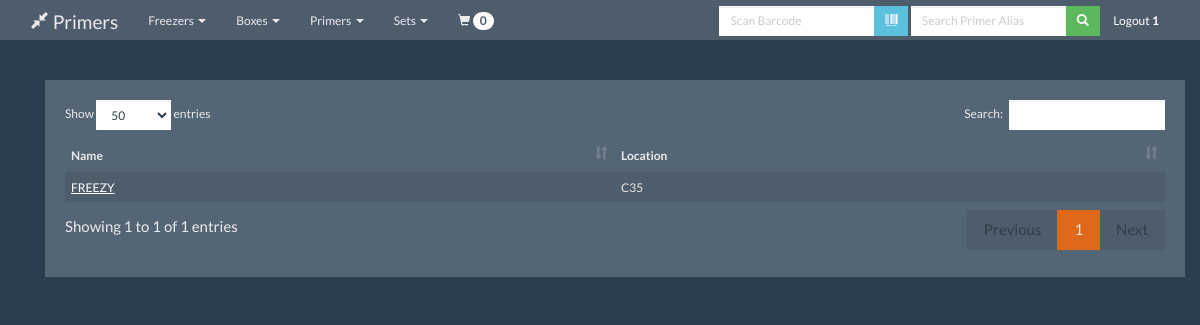
Page /freezer/view (signed in) on the earlier database version.
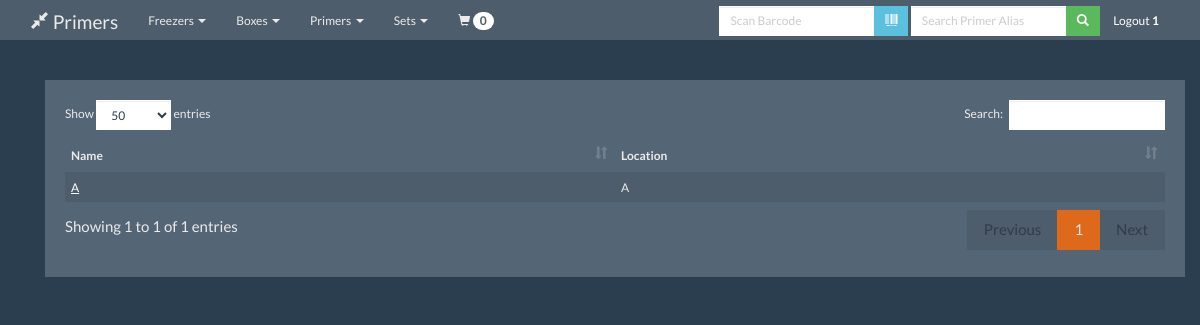
Same page on the later database version.
### app/models.py (models this page shows, shortened)
class Freezers(db.Model):
    id = db.Column(db.Integer, primary_key=True)
    name = db.Column(db.String(20), unique=False)
    location = db.Column(db.String(20), unique=False)
    user = db.Column(db.Integer, db.ForeignKey('users.id'), nullable=False)
    user_rel = db.relationship("Users", lazy='joined', foreign_keys=[user])

### app/mod_freezer/views.py (the view)
@freezer.route('/view', methods=['GET', 'POST'])
@login_required
@admin_required
def view_freezers(message=None,modifier=None):
    freezers = Freezers.query.all()
    return render_template('view_freezers.html',freezers=freezers,message=message,modifier=modifier)

### app/mod_admin/queries.py (called while the page is built)
def get_user_id_by_username(s, username):
    user = s.query(Users).filter_by(username=username).values(Users.username, Users.id)
    for i in user:
        return i.id

def check_if_admin(s,username):
    user_id = get_user_id_by_username(s,username)
    query = s.query(Users).filter(Users.id == user_id).values(Users.admin)
    for i in query:
        if i.admin == 1:
            return True
        else:
            return False

### app/views.py (called while the page is built)
@login_manager.user_loader
def load_user(user_id):
    return User(user_id)

@app.context_processor
def get_cart_count():
    print session
    if 'cart' in session:
        if session["cart"] is not None:
            return dict(cart_count=len(session["cart"]))
        else:
            dict(cart_count=0)
    else:
        return dict(cart_count=0)

@app.context_processor
def logged_in():
    if current_user.is_authenticated:
        userid = current_user.id
        admin=check_if_admin(s,userid)
        return {'logged_in': True, 'userid': userid,'admin':admin}
    else:
        return {'logged_in': False}

### app/mod_freezer/templates/view_freezers.html (shortened to what this page needs)
{% extends "layout.html" %}
{% block content %}
<div class="row">
    <div class="col-md-12">
        <div class="well bs-component">
            <table class="table table-striped" id="primers">
                <thead>
                <tr>
                    <th>Name</th>
                    <th>Location</th>
                </tr>
                </thead>
                {% for i in freezers %}
                <tr>
                    <td><a href="detail/{{ i['id'] }}">{{ i.name }}</a></td>
                    <td>{{ i.location }}</td>
                </tr>
                {% endfor %}
            </table>
        </div>
    </div>
</div>
{% endblock %}

Differences in the rows shown:
changed Freezers: name "FREEZY" → "A"; location "C35" → "A"
